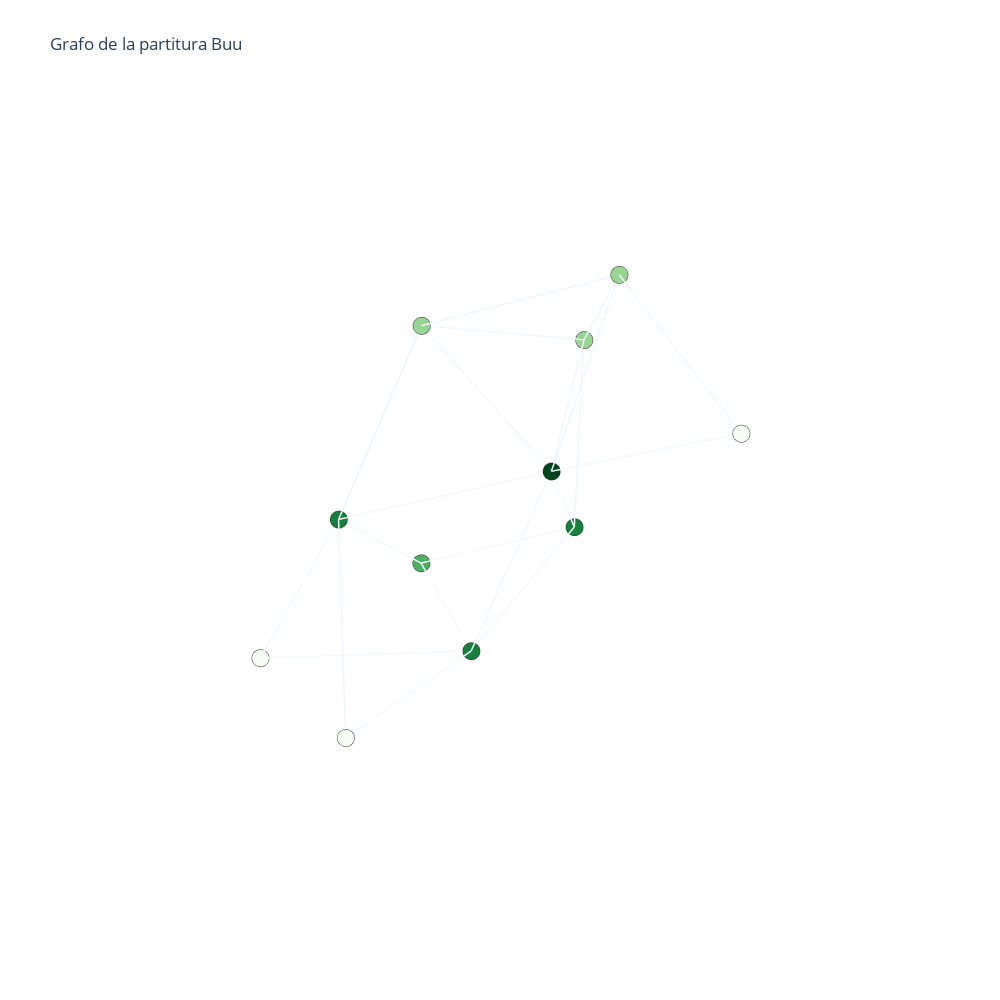

Notebook code for this chart:
### Code cell
import igraph as ig
import netgraph, numpy, os
import matplotlib as mpl
import matplotlib.pyplot as plt
import networkx as nx
import music21 as m
from os import listdir
from os.path import isfile, join
import chart_studio.plotly as py
import plotly.graph_objs as go

def c_2D():
    aDir = os.getcwd()

    onlyfiles = [f for f in listdir('{0}/ArchiXml/'.format(aDir)) if isfile(join('{0}/ArchiXml/'.format(aDir), f))]
    for i in onlyfiles:
        print(i.replace('.xml',''))

    nombre = input("Escriba el nombre del archivo:\n")
    song = m.converter.parse('{0}/ArchiXml/{1}.xml'.format(aDir, nombre))
    print("Convirtiendo...")
    repro = input('¿Quiere reproducirlo? Si(1) No(0)')
    if(repro == 1 or repro == '1' or repro == 'si' or repro == 'Si'):
        sp = m.midi.realtime.StreamPlayer(song)
        sp.play()
    else:
        print("Ok")

    song = song.stripTies()

    # unfold repetitions
    i = 0
    for a in song:
        if a.isStream:
            e = m.repeat.Expander(a)
            s2 = e.process()
            timing = s2.secondsMap
            song[i] = s2
        i += 1

    # todo: add note onsets


    def getMusicProperties(x):
        s = ''
        t = ''
        r = ''
        s = str(x.pitch)

        if x.tie != None:
            t = 't'
        elif(x.isRest):
            r = x.duration+'r'
        s += t+r
        s=s.replace('-','b')
        return s


    notas = []
    for a in song.recurse().notes:

        if (a.isNote):
            x = a
            s = getMusicProperties(x)
            notas.append(s)

        if (a.isChord):
            n = ''
            for x in a._notes:
                s = getMusicProperties(x)
                n += ' '+s
            notas.append(n[1:])

        if (a.isRest):
            print("hola")
            x = a
            s = getMusicProperties(x)
            notas.append(s)

    n = notas
    G = nx.DiGraph()
    for i in range(len(n)):
        if i != 0:
            G.add_edge(n[i-1], n[i])

    pos = nx.layout.kamada_kawai_layout(G)

    d = dict(G.degree)
    low, *_, high = sorted(d.values())
    norm = mpl.colors.Normalize(vmin=low, vmax=high, clip=True)
    mapper = mpl.cm.ScalarMappable(norm=norm, cmap=mpl.cm.coolwarm)
    node_sizes = [v*10 for v in d.values()]
    M = G.number_of_edges()
    edge_colors = range(2, M+2)
    edge_alphas = [(5 + i) / (M + 4) for i in range(M)]
    fig = plt.figure()
    nodes = nx.draw_networkx_nodes(
        G,
        pos,
        node_size=node_sizes,
        node_color=[mapper.to_rgba(i) for i in d.values()]
    )
    edges = nx.draw_networkx_edges(
        G,
        pos,
        node_size=node_sizes,
        arrowstyle="wedge",
        arrowsize=10,
        edge_color=edge_colors,
        edge_cmap=plt.cm.Blues,
        width=2,
    )
    labels = nx.draw_networkx_labels(
        G,
        pos,
        font_size=10,
        font_color="white",
    )
    # set alpha value for each edge
    colorFE = []
    for i in range(M):
        edges[i].set_alpha(edge_alphas[i])
        colorFE.append(edge_alphas[i])

    # pc = mpl.collections.PatchCollection(edges, cmap=plt.cm.Blues)
    # pc.set_array(edge_colors)
    # plt.colorbar(pc)

    ax = plt.gca()
    ax.set_axis_off()
    fig.set_facecolor("#9e999830")
    fig.set_size_inches((15, 15))
    plt.savefig('{0}/GrafosImgs/Grafo_{1}.png'.format(aDir,nombre))
    print("Listo.")
    plt.show()
    return G, nombre

def c_3D(G, nombre):
    """Recibe un grafo en 2 dimensiones  y el nombre de la partitura y transforma el grafo en uno de tres dimensiones"""
    print("Pasando grafo a formato tridimensional...")
    aDir = os.getcwd()
    d = dict(G.degree)
    Nodes = list(G.nodes)
    edges2 = list(G.edges)
    N = len(Nodes)
    Edges = []
    for i in edges2:
        i = list(i)
        for j in range(2):
            i[j] = Nodes.index(i[j])
        i = tuple(i)
        Edges.append(i)

    Grafo = ig.Graph(Edges, directed=True)

    layt = Grafo.layout('kk', dim=3)

    Xn = [layt[k][0] for k in range(N)]  # x-coordinates of nodes
    Yn = [layt[k][1] for k in range(N)]  # y-coordinates
    Zn = [layt[k][2] for k in range(N)]  # z-coordinates
    Xe = []
    Ye = []
    Ze = []
    for e in Edges:
        Xe += [layt[e[0]][0], layt[e[1]][0], None]  # x-coordinates of edge ends
        Ye += [layt[e[0]][1], layt[e[1]][1], None]
        Ze += [layt[e[0]][2], layt[e[1]][2], None]

    trace1 = go.Scatter3d(x=Xe,
                          y=Ye,
                          z=Ze,
                          mode='lines',
                          line=go.scatter3d.Line(
                              color=colorFE,
                              colorscale="Blues",
                              width=3
                          ),
                          hoverinfo='none'
                          )

    trace2 = go.Scatter3d(x=Xn,
                          y=Yn,
                          z=Zn,
                          mode='markers',
                          name='notes and chords',
                          marker=dict(symbol='circle',
                                      size=6,
                                      color=list(d.values()),
                                      colorscale='Greens',
                                      line=dict(color='rgb(50,50,50)', width=0.5)
                                      ),
                          text=Nodes,
                          hoverinfo="text"
                          )

    axis = dict(showbackground=False,
                showline=False,
                zeroline=False,
                showgrid=False,
                showticklabels=False,
                title=''
                )

    layout = go.Layout(
        title="Grafo de la partitura {0}".format(nombre),
        paper_bgcolor='rgba(0,0,0,0)',
        plot_bgcolor='rgba(0,0,0,0)',
        width=1000,
        height=1000,
        showlegend=False,
        scene=dict(
            xaxis=dict(axis),
            yaxis=dict(axis),
            zaxis=dict(axis),
        ),
        margin=dict(
            t=100
        ),
        hovermode='closest',
       )

    data = [trace1, trace2]
    figure = go.Figure(data=data, layout=layout)
    figure.write_html("{0}/app/templates/3D_Graph_{1}.html".format(aDir,nombre))
    print("Listo.")
    figure.show()
grafo1 = c_2D()
c_3D(grafo1[0],grafo1[1])

### Figure 1 — Plotly figure (JSON) as saved in the notebook; plotly's stock layout.template omitted (floating-point values rounded to 4 significant figures; data arrays with more than 128 entries replaced by an {"elided": "..."} marker saying what was removed)
{"data": [{"hoverinfo": "none", "line": {"color": {"elided": "1441 float values"}, "colorscale": [[0, "rgb(247,251,255)"], [0.125, "rgb(222,235,247)"], [0.25, "rgb(198,219,239)"], [0.375, "rgb(158,202,225)"], [0.5, "rgb(107,174,214)"], [0.625, "rgb(66,146,198)"], [0.75, "rgb(33,113,181)"], [0.875, "rgb(8,81,156)"], [1, "rgb(8,48,107)"]], "width": 3}, "mode": "lines", "type": "scatter3d", "x": [-1.277, -0.6147, null, -1.277, -0.1279, null, -1.277, -0.6294, null, -0.6147, -0.1279, null, -0.6147, -1.277, null, -0.6147, 0.2806, null, -0.1279, -1.277, null, -0.1279, 0.7718, null, -0.1279, 1.017, null, 0.7718, 0.2806, null, 0.2806, -0.6294, null, 0.2806, -0.6147, null, -0.6294, -0.7846, null, -0.6294, -0.1279, null, -0.6294, -1.579, null, -0.6294, -0.4442, null, -0.7846, -1.055, null, -1.055, -1.579, null, -1.055, -0.6294, null, -1.579, -1.277, null, -1.579, -0.4442, null, 1.017, 0.2806, null, -0.4442, -1.055, null, -0.4442, 0.2806, null], "y": [-0.2592, -1.116, null, -0.2592, -0.07997, null, -0.2592, 0.08674, null, -1.116, -0.07997, null, -1.116, -0.2592, null, -1.116, -0.754, null, -0.07997, -0.2592, null, -0.07997, -1.075, null, -0.07997, 0.1848, null, -1.075, -0.754, null, -0.754, 0.08674, null, -0.754, -1.116, null, 0.08674, 1.157, null, 0.08674, -0.07997, null, 0.08674, -0.5123, null, 0.08674, -0.7783, null, 1.157, 0.1405, null, 0.1405, -0.5123, null, 0.1405, 0.08674, null, -0.5123, -0.2592, null, -0.5123, -0.7783, null, 0.1848, -0.754, null, -0.7783, 0.1405, null, -0.7783, -0.754, null], "z": [-0.6674, -1.089, null, -0.6674, -0.932, null, -0.6674, 0.2429, null, -1.089, -0.932, null, -1.089, -0.6674, null, -1.089, -0.06095, null, -0.932, -0.6674, null, -0.932, -1.056, null, -0.932, -0.6043, null, -1.056, -0.06095, null, -0.06095, 0.2429, null, -0.06095, -1.089, null, 0.2429, 0.8802, null, 0.2429, -0.932, null, 0.2429, 0.5406, null, 0.2429, 0.9227, null, 0.8802, 1.316, null, 1.316, 0.5406, null, 1.316, 0.2429, null, 0.5406, -0.6674, null, 0.5406, 0.9227, null, -0.6043, -0.06095, null, 0.9227, 1.316, null, 0.9227, -0.06095, null]}, {"hoverinfo": "text", "marker": {"color": [6, 5, 6, 2, 6, 7, 2, 4, 4, 2, 4], "colorscale": [[0, "rgb(247,252,245)"], [0.125, "rgb(229,245,224)"], [0.25, "rgb(199,233,192)"], [0.375, "rgb(161,217,155)"], [0.5, "rgb(116,196,118)"], [0.625, "rgb(65,171,93)"], [0.75, "rgb(35,139,69)"], [0.875, "rgb(0,109,44)"], [1, "rgb(0,68,27)"]], "line": {"color": "rgb(50,50,50)", "width": 0.5}, "size": 6, "symbol": "circle"}, "mode": "markers", "name": "notes and chords", "text": ["A4", "F#4", "G#4", "C#4 C#5", "D3 F#3 A3", "C#3 E#3 G#3", "C#4 F#4", "B#2 D##3 F##3", "A3", "C#4", "C4"], "type": "scatter3d", "x": [-1.277, -0.6147, -0.1279, 0.7718, 0.2806, -0.6294, -0.7846, -1.055, -1.579, 1.017, -0.4442], "y": [-0.2592, -1.116, -0.07997, -1.075, -0.754, 0.08674, 1.157, 0.1405, -0.5123, 0.1848, -0.7783], "z": [-0.6674, -1.089, -0.932, -1.056, -0.06095, 0.2429, 0.8802, 1.316, 0.5406, -0.6043, 0.9227]}], "layout": {"height": 1000, "hovermode": "closest", "margin": {"t": 100}, "paper_bgcolor": "rgba(0,0,0,0)", "plot_bgcolor": "rgba(0,0,0,0)", "scene": {"xaxis": {"showbackground": false, "showgrid": false, "showline": false, "showticklabels": false, "title": {"text": ""}, "zeroline": false}, "yaxis": {"showbackground": false, "showgrid": false, "showline": false, "showticklabels": false, "title": {"text": ""}, "zeroline": false}, "zaxis": {"showbackground": false, "showgrid": false, "showline": false, "showticklabels": false, "title": {"text": ""}, "zeroline": false}}, "showlegend": false, "title": {"text": "Grafo de la partitura Buu"}, "width": 1000}}
